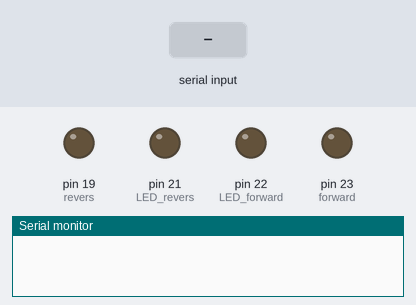
A sketch run on a simulated Arduino Mega 2560, built with avr-gcc and run on an emulated ATmega2560. Parts: output pins drawn as LEDs (lit = HIGH), the last lines printed to the serial monitor. The inputs (shaded band) are chosen by the test bench.

Above: at 1.2 s.
1.3 s: "30,150\n" received over Serial
At 1.7 s:
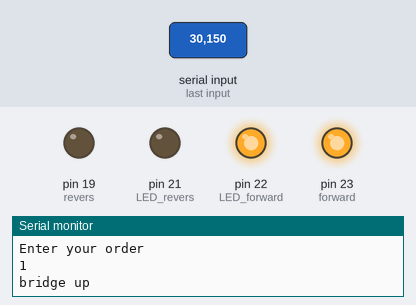
3.3 s: "2\n" received over Serial
At 3.7 s:
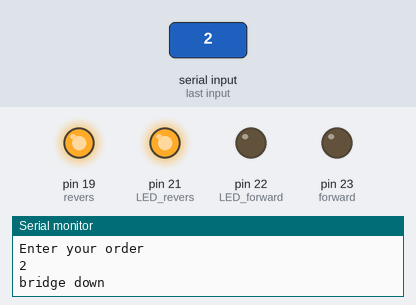
Timing chart, 0 to 6.3 s (numbered marks = the images above; inputs shaded):
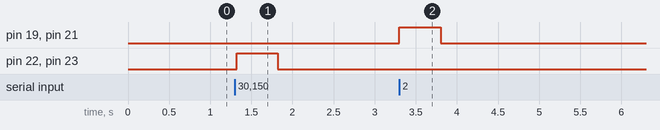

Measured:
- after the input at 1.3 s, pin 22 (LED_forward), pin 23 (forward): LOW → HIGH at once, → LOW 0.50 s later
- after the input at 3.3 s, pin 19 (revers), pin 21 (LED_revers): LOW → HIGH at once, → LOW 0.50 s later

The sketch:

sketch_nov28b.ino
```cpp
  #define forward 23
  #define revers 19
  #define LED_forward 22
  #define LED_revers 21
  int dummy=0;
void setup() {
  // put your setup code here, to run once:
  pinMode(forward,OUTPUT);
  pinMode(revers,OUTPUT);
  pinMode(LED_forward,OUTPUT);
  pinMode(LED_revers,OUTPUT);
  Serial.begin(9600);
}

void loop() {
  // put your main code here, to run repeatedly:
  if (Serial.available()> 0) {//ตรวจสอบว่ามีข้อมูลเข้ามาหรือไม่
    Serial.println("Enter your order");
    dummy = Serial.read() - '0';//รับค่าตัวเลขมาใส่ใน dummy
  if(dummy==1||dummy==2){
    Serial.println(dummy);//ปริ้นค่า dummy ถ้า dummy มีค่า1หรือ2
  }
  if(dummy ==1){//ถ้า dummy มีค่าเท่ากับ1สะพานจะยกขึ้น
    Serial.println("bridge up");
    digitalWrite(forward,HIGH);//up
    digitalWrite(LED_forward,HIGH);
    digitalWrite(revers,LOW);
    digitalWrite(LED_revers,LOW);
    delay(500);
    digitalWrite(forward,LOW);//stay
    digitalWrite(LED_forward,LOW);
    digitalWrite(revers,LOW);
    digitalWrite(LED_revers,LOW);
    delay(500);
    }
  if(dummy==2){//ถ้า dummy มีค่าเท่ากับ2สะพานจะปล่อยลง
    Serial.println("bridge down");
    digitalWrite(forward,LOW);//down
    digitalWrite(LED_forward,LOW);
    digitalWrite(revers,HIGH);
    digitalWrite(LED_revers,HIGH);
    delay(500);
    digitalWrite(forward,LOW);//stay
    digitalWrite(LED_forward,LOW);
    digitalWrite(revers,LOW);
    digitalWrite(LED_revers,LOW);
    delay(500);
   }
  }
}
```
